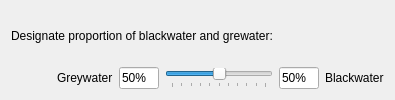
                         <widget class="QWidget" name="res_direct_ww_widget" native="true">
                          <property name="minimumSize">
                           <size>
                            <width>0</width>
                            <height>0</height>
                           </size>
                          </property>
                          <layout class="QGridLayout" name="gridLayout_12">
                           <item row="1" column="2">
                            <widget class="QLineEdit" name="res_direct_wwboxgrey">
                             <property name="maximumSize">
                              <size>
                               <width>40</width>
                               <height>16777215</height>
                              </size>
                             </property>
                             <property name="text">
                              <string>50%</string>
                             </property>
                            </widget>
                           </item>
                           <item row="1" column="5">
                            <widget class="QLabel" name="res_direct_wwlbl2">
                             <property name="whatsThis">
                              <string>Estimate of the annual irrigation volume per hectare</string>
                             </property>
                             <property name="text">
                              <string>&lt;html&gt;&lt;head/&gt;&lt;body&gt;&lt;p&gt;Blackwater&lt;/p&gt;&lt;/body&gt;&lt;/html&gt;</string>
                             </property>
                            </widget>
                           </item>
                           <item row="1" column="4">
                            <widget class="QLineEdit" name="res_direct_wwboxblack">
                             <property name="maximumSize">
                              <size>
                               <width>40</width>
                               <height>16777215</height>
                              </size>
                             </property>
                             <property name="text">
                              <string>50%</string>
                             </property>
                            </widget>
                           </item>
                           <item row="1" column="1">
                            <widget class="QLabel" name="res_direct_wwlbl1">
                             <property name="whatsThis">
                              <string>Estimate of the annual irrigation volume per hectare</string>
                             </property>
                             <property name="text">
                              <string>&lt;html&gt;&lt;head/&gt;&lt;body&gt;&lt;p&gt;Greywater&lt;/p&gt;&lt;/body&gt;&lt;/html&gt;</string>
                             </property>
                            </widget>
                           </item>
                           <item row="1" column="3">
                            <widget class="QSlider" name="res_direct_ww_slider">
                             <property name="minimum">
                              <number>-100</number>
                             </property>
                             <property name="maximum">
                              <number>100</number>
                             </property>
                             <property name="singleStep">
                              <number>1</number>
                             </property>
                             <property name="orientation">
                              <enum>Qt::Horizontal</enum>
                             </property>
                             <property name="tickPosition">
                              <enum>QSlider::TicksBelow</enum>
                             </property>
                             <property name="tickInterval">
                              <number>20</number>
                             </property>
                            </widget>
                           </item>
                           <item row="1" column="0">
                            <spacer name="horizontalSpacer_55">
                             <property name="orientation">
                              <enum>Qt::Horizontal</enum>
                             </property>
                             <property name="sizeType">
                              <enum>QSizePolicy::Fixed</enum>
                             </property>
                             <property name="sizeHint" stdset="0">
                              <size>
                               <width>40</width>
                               <height>20</height>
                              </size>
                             </property>
                            </spacer>
                           </item>
                           <item row="0" column="0" colspan="4">
                            <widget class="QLabel" name="res_direct_ww_descript">
                             <property name="whatsThis">
                              <string>Estimate of the annual irrigation volume per hectare</string>
                             </property>
                             <property name="text">
                              <string>Designate proportion of blackwater and grewater:</string>
                             </property>
                            </widget>
                           </item>
                          </layout>
                         </widget>
